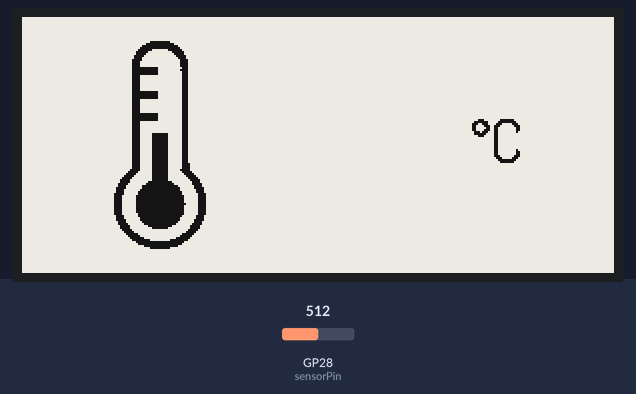
The program below on a simulated Raspberry Pi Pico. On the bench: 296×128 one-colour display. The test bench sets the inputs (shaded band); at power-on: GP28 (sensorPin) = 512 (analog values on the 0–1023 scale). What the program prints to the serial monitor is not drawn.

Above: at 3.3 s.
At 6.6 s:
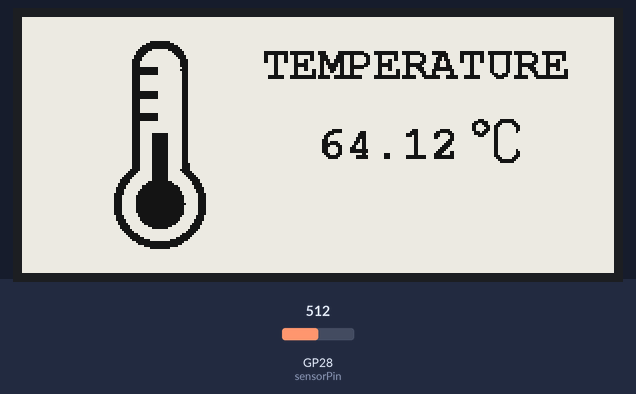
6.7 s: GP28 (sensorPin) set to 716
At 10.5 s:
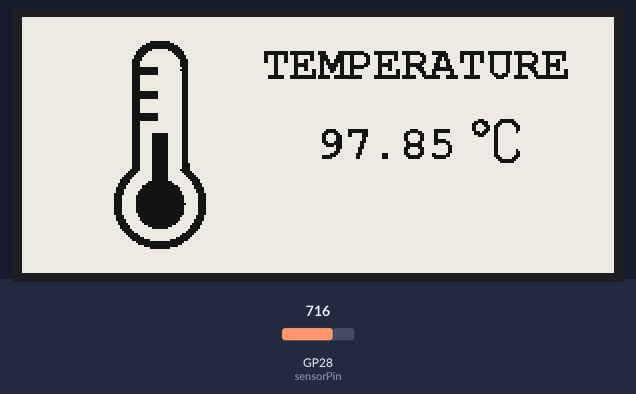
10.9 s: GP28 (sensorPin) set to 900
At 13.2 s:
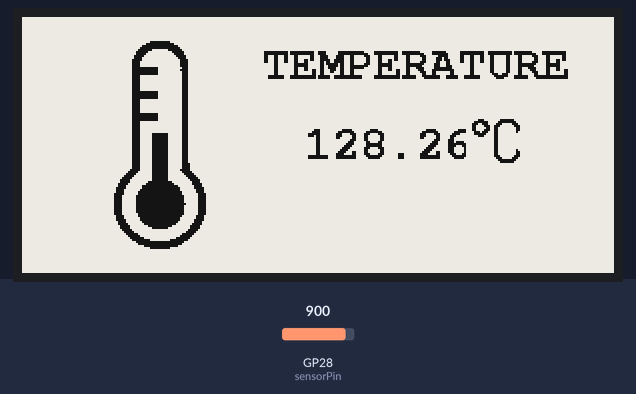
15.1 s: GP28 (sensorPin) set to 1023
At 17.1 s:
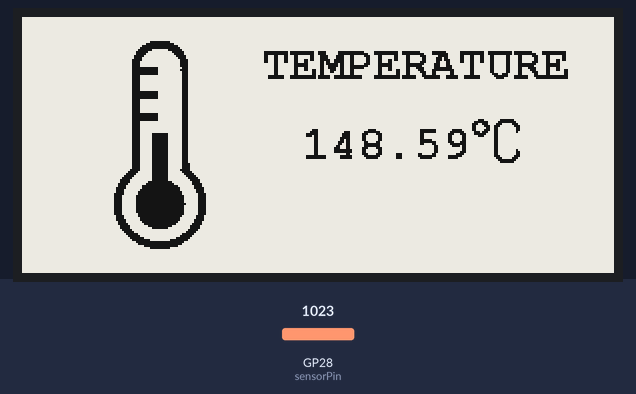
Timing chart, 0 to 18.6 s (numbered marks = the images above; inputs shaded):
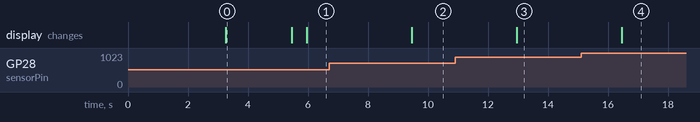

The program:

main.cpp
```cpp
// Library: https://github.com/ZinggJM/GxEPD2

#include <GxEPD2_BW.h>
#include <GxEPD2_3C.h>
#include <GxEPD2_4C.h>
#include <GxEPD2_7C.h>
#include <Fonts/FreeMonoBold12pt7b.h>

#include "therm2.h"
#include "celsius2.h"


// select the display class and display driver class in the following file (new style):
#include "GxEPD2_display_selection_new_style.h"

// or select the display constructor line in one of the following files (old style):
#include "GxEPD2_display_selection.h"
#include "GxEPD2_display_selection_added.h"

int sensorPin = A2;
int ledPin = 25;
int adcValue = 0; // variable to store the value coming from the sensor
float voltage = 0;
double tempC = 0.0195;
double voltO = 400;
double tempA;

void printText()
{
  const char Text[] = "TEMPERATURE";
  display.setRotation(3);
  display.setFont(&FreeMonoBold12pt7b);
  display.setTextColor(GxEPD_BLACK);
  int16_t tbx, tby; uint16_t tbw, tbh;
  display.getTextBounds(Text, 0, 0, &tbx, &tby, &tbw, &tbh);
  do
  {
    display.setCursor(120, 30);
    display.print(Text);
  }
  while (display.nextPage());
}

void drawImages()
{
  display.setRotation(3);
  display.setFullWindow();
  display.firstPage();
  do
  {
    display.fillScreen(GxEPD_WHITE);
    display.drawBitmap(5, 0, gImage_therm2, 128, 128, GxEPD_BLACK);
    display.drawBitmap(225, 50, gImage_celsius2, 24, 24, GxEPD_BLACK);
  }
  while (display.nextPage());
}

void setup()
{
  //Serial.begin(115200);
  Serial.println("SYSSTART!");
  display.init(115200); // default 10ms reset pulse, e.g. for bare panels with DESPI-C02w
  delay(1000);
  drawImages();
  printText();
  analogReadResolution(12);
}

void temperature(float temp)
{
  String tempValue = "";
  tempValue = tempValue + temp;
  display.setRotation(3);
  display.setFont(&FreeMonoBold12pt7b);
  display.setTextColor(GxEPD_BLACK);
  int16_t tbx, tby; uint16_t tbw, tbh;
  display.getTextBounds(tempValue, -35, 0, &tbx, &tby, &tbw, &tbh);
  uint16_t x = ((display.width() - tbw) / 2) - tbx;
  uint16_t y = ((display.height() - tbh) / 2) - tby;
  uint16_t wh = FreeMonoBold12pt7b.yAdvance;
  uint16_t wy = ((display.height() - wh) / 2);
  display.setPartialWindow(100, wy, 122, wh);
  display.firstPage();
  do
  {
    display.setCursor(x, y);
    display.print(tempValue);
  }
  while (display.nextPage());
}


void loop() {
  adcValue = analogRead(sensorPin);
  voltage = adcValue*(3300/4095.0);
  tempA = (voltage - voltO)/(tempC*1000);

  temperature(tempA);

  Serial.print("ADC Value   = ");
  Serial.println(adcValue);
  Serial.print("Voltage     = ");
  Serial.print(voltage);
  Serial.print(" mV \nTemperature = ");
  Serial.print(tempA);
  Serial.println(" C \n============== ");

  delay(3000);
}
```

celsius2.h
```cpp
const unsigned char gImage_celsius2[72] = { /* 0X00,0X01,0X18,0X00,0X18,0X00, */
0X00,0X00,0X00,0X1C,0X03,0XF8,0X7F,0X07,0XFC,0XE7,0X0E,0X0E,0XC3,0X9C,0X07,0XC1,
0X98,0X03,0XC3,0X98,0X03,0X77,0X18,0X02,0X7E,0X18,0X00,0X1C,0X18,0X00,0X00,0X18,
0X00,0X00,0X18,0X00,0X00,0X18,0X00,0X00,0X18,0X00,0X00,0X18,0X00,0X00,0X18,0X00,
0X00,0X18,0X02,0X00,0X18,0X03,0X00,0X18,0X03,0X00,0X1C,0X07,0X00,0X0E,0X0E,0X00,
0X07,0XFC,0X00,0X03,0XF8,0X00,0X00,0X00,};
```

Source omitted: xEPD2_display_selection.h (104045 bytes), _display_selection_added.h (87503 bytes), play_selection_new_style.h (24275 bytes), therm2.h (data table, 10452 bytes)

Measured:
- after the input at 6.7 s, the display: changes after 2.8 s (image 2)
- after the input at 10.9 s, the display: changes after 2.1 s (image 3)
- after the input at 15.1 s, the display: changes after 1.4 s (image 4)
- what the display in image 0 shows lasts 2.2 s, from 3.3 s to 5.5 s
